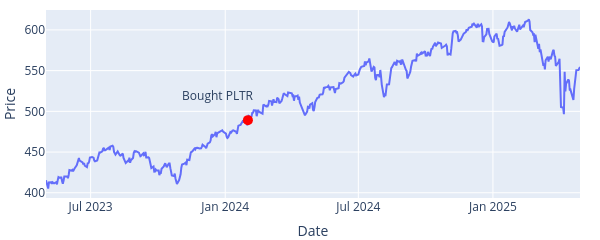

The notebook cell saved with this chart:
### Markdown cell above
## SPY benchmark prices
We will use this later on, in comparisons when doing (GBM) simulation.

SPY is an ETF tracking the S&P 500.

### Code cell
MARKET = yf.download("SPY", start=start, end=end, auto_adjust=False, multi_level_index=False)
MARKET.to_csv("../data/market_prices.csv")

fig = px.line(MARKET, y="Close", width=600, height=200, labels={"Close":"Price"})

fig.add_scatter(x=[purchase_date], y=MARKET.loc[[purchase_date], "Close"], marker=dict(color="red", size=10), showlegend=False)
fig.add_annotation( x=purchase_date, y=MARKET.loc[purchase_date, "Close"], text="Bought PLTR", showarrow=False, yshift=25, xshift=-30)
fig.update_layout(margin=dict(l=0, r=20, t=10, b=0)).show()

### Figure 1 — Plotly figure (JSON) as saved in the notebook; plotly's stock layout.template omitted (floating-point values rounded to 4 significant figures; data arrays with more than 128 entries replaced by an {"elided": "..."} marker saying what was removed)
{"data": [{"hovertemplate": "Date=%{x}<br>Price=%{y}<extra></extra>", "legendgroup": "", "line": {"color": "#636efa", "dash": "solid"}, "marker": {"symbol": "circle"}, "mode": "lines", "name": "", "orientation": "v", "showlegend": false, "type": "scatter", "x": {"elided": "502 str values"}, "xaxis": "x", "y": {"elided": "502 float values"}, "yaxis": "y"}, {"marker": {"color": "red", "size": 10}, "showlegend": false, "type": "scatter", "x": ["2024-02-01"], "y": [489.2]}], "layout": {"annotations": [{"showarrow": false, "text": "Bought PLTR", "x": "2024-02-01", "xshift": -30, "y": 489.2, "yshift": 25}], "height": 200, "legend": {"tracegroupgap": 0}, "margin": {"b": 0, "l": 0, "r": 20, "t": 10}, "width": 600, "xaxis": {"anchor": "y", "domain": [0, 1], "title": {"text": "Date"}}, "yaxis": {"anchor": "x", "domain": [0, 1], "title": {"text": "Price"}}}}
